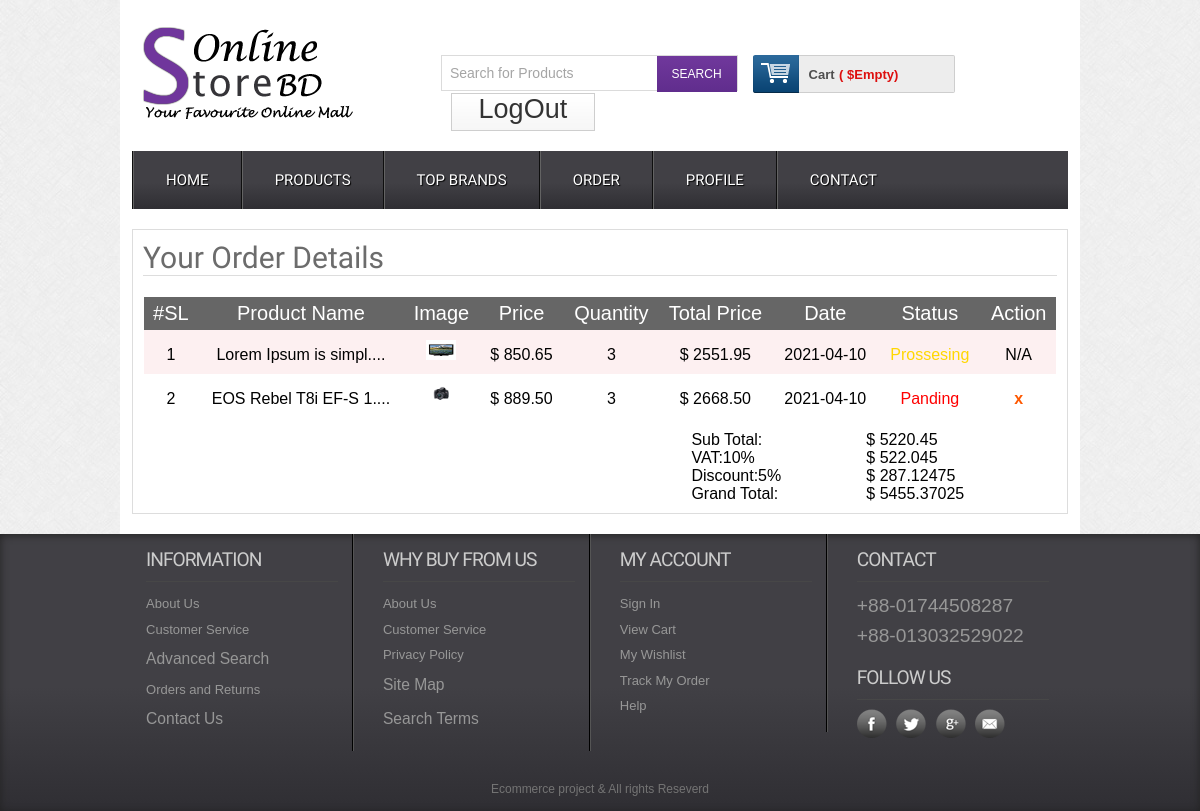
Screenshot of /order.php (signed in) with the database file from the repository.
### tables this page shows
CREATE TABLE `ordertable` (
  `id` int(11) NOT NULL,
  `customarId` int(11) NOT NULL,
  `productId` int(11) NOT NULL,
  `productName` varchar(255) NOT NULL,
  `quantity` int(11) NOT NULL,
  `price` float(10,2) NOT NULL,
  `totalPrice` float(10,2) NOT NULL,
  `image` varchar(255) NOT NULL,
  `date` timestamp NOT NULL DEFAULT current_timestamp(),
  `status` int(11) NOT NULL DEFAULT 0
);

### classes/customar.php (called while the page is built, shortened)
<?php
$filepath= realpath(dirname(__FILE__));
require_once ($filepath.'/../lib/database.php');
require_once ($filepath.'/../helper/format.php');
?>
<?php
    class Customar{
    private $conn;
    function __construct()
    {
        $this->conn= new Database();
    }
    public function orderList($id){
        $olQuery= "SELECT ordertable.*, date(date) as dat FROM ordertable WHERE customarId='$id' ORDER BY date";
        $orderlistresult= $this->conn->select($olQuery);
        return $orderlistresult;
    }
}
?>

### lib/database.php (called while the page is built, shortened)
<?php
Class Database{
 public $db;
function __construct()
{
    $this->host= "localhost";
    $this->user= "root";
    $this->pass= "";
    $this->dbname= "ecoproject";
    $this->db= new mysqli($this->host,$this->user,$this->pass,$this->dbname);
}
public function select($query){
    $result = $this->db->query($query) or die($this->db->error.__LINE__);
    if ($result->num_rows > 0) {
        return $result;
    }else{
        return false;
    }
}
}

### lib/session.php (called while the page is built, shortened)
<?php
class Session{
    public static function get($name){
        if (isset($_SESSION[$name])) {
            return $_SESSION[$name];
        }else{
            return false;
        }
    }
}
?>

### helper/format.php (called while the page is built, shortened)
<?php
class Format{
    public function textShorten($text, $limit=400){
        $text = substr($text,0,$limit);
        $text = $text."....";
        return $text;
    }
}
?>

### order.php (the view, shortened to what this page needs)
<?php
include "inc/header.php";
?>
 <div class="main">
    <div class="content">
    	<div class="cartoption">
			<div class="cartpage">
			    	<h2 style="width: 100%;">Your Order Details</h2>
						<table class="tblone">
							<tr>
							    <th>#SL</th>
								<th>Product Name</th>
								<th>Image</th>
								<th>Price</th>
								<th>Quantity</th>
								<th>Total Price</th>
								<th>Date</th>
								<th>Status</th>
								<th>Action</th>
							</tr>
							<?php
				 $id = Session::get('id');
                 $orderlist= $cus->orderList($id);
                 $sl=0;
                 if ($orderlist) {
                 while ($orderRow= $orderlist->fetch_assoc()) {
                     $sl++;
				?>
							<tr>
								<td><b><?php echo $sl?></b></td>
								<td title="<?php echo $orderRow['productName']; ?>"><?php echo $fm->textShorten($orderRow['productName'], 20);?></td>
								<td><img src="admin/uploads/<?php echo $orderRow['image'];?>" alt=""/></td>
								<td>$ <?php echo $orderRow['price'];?></td>
								<td><?php echo $orderRow['quantity'];?></td>
								<td>$ <?php echo  $orderRow['totalPrice'];  ?></td>
								<td> <?php echo  $orderRow['dat'];  ?></td>
								<td><?php
                                  if ( $orderRow['status'] == 0) {
                                     echo "<span style='color:red'>Panding</span>";
                                  } elseif ( $orderRow['status']== 1) {
                                    echo "<span style='color:gold'>Prossesing</span>";
                                  }elseif ( $orderRow['status']== 2) {
                                    echo "<span style='color:green'>Shift</span>";
                                  }
                                     ?>
                                     <?php
                                    if ($orderRow['status']== 0 ) { ?>
                                       <td><a onclick="return confirm('You Want to deleted This product'); " href="?cusid=<?php echo $orderRow['customarId'];?>&pid=<?php echo $orderRow['productId'];?>">x</a></td>
                                  <?php  }else{?>
                                                <td>N/A</td>
                                            <?php }?>
							</tr>
				<?php } } else{ ?>
							<?php header('location:404.php');
						}?>
					   </table>
					<table style="float:right; text-align:left; width:40%;">
					<?php
						 $id = Session::get('id');
                         $orderlist= $cus->orderList($id);
                         $total= 0;
                         if ($orderlist) {
                         while ($orderRow= $orderlist->fetch_assoc()) {
                            $total += $orderRow['totalPrice'];
                         }
					?>
					<tr>
						<th>Sub Total: </th>
						<td>$ <?php  echo $total; ?></td>
					</tr>
					<tr>
						<th>VAT:10%</th>
						<td>$ <?php
                        $vat= $total * 0.1;
                        $withVat= $vat + $total;
                         echo $vat?></td>
					</tr>
					<tr>
						<th>Discount:5%</th>
						<td>$ <?php
                        $dis= $withVat * .05;
                         echo $dis; ?></td>
					</tr>
					<tr>
						<th>Grand Total: </th>
						<td>$
						<?php
						$grandT= ($vat + $total)-$dis;
						echo $grandT;
						?></td>
					</tr>
					<?php }?>
					</table>
					</div>
    	</div>
    </div>
 </div>
</div>
<?php
include "inc/footer.php";
?>

### css/style.css (style rules this page uses)
html,body,div,span,applet,object,iframe,h1,h2,h3,h4,h5,h6,p,blockquote,pre,a,abbr,acronym,address,big,cite,code,del,dfn,em,img,ins,kbd,q,s,samp,small,strike,strong,sub,sup,tt,var,b,u,i,dl,dt,dd,ol,nav ul,nav li,fieldset,form,label,legend,table,caption,tbody,tfoot,thead,tr,th,td,article,aside,canvas,details,embed,figure,figcaption,footer,header,hgroup,menu,nav,output,ruby,section,summary,time,mark,audio,video { margin:0;padding:0;border:0;font-size:100%;font:inherit;vertical-align:baseline; }
table { border-collapse:collapse;border-spacing:0; }
a { text-decoration:none; }
img { max-width:100%; }
body { font-family:Arial, Helvetica, sans-serif; background:url(../images/body_bg3.jpg); }
.content { padding:20px 0; background:#FFF; }
.content h2 { font-size:23px; color:#6C6C6C; font-family: 'Monda', sans-serif; }
.cartpage { border: 1px solid #ddd; overflow: hidden; padding: 10px; }
.cartpage h2 { border-bottom: 1px solid #ddd; font-size: 30px; margin-bottom: 20px; width: 141px; }
.tblone { border: 1px solid #fff; margin-bottom: 12px; width: 100%; }
.tblone th { background: #666 none repeat scroll 0 0; color: #fff; font-size: 20px; padding: 5px 8px; text-align: center; }
.tblone td { padding:10px;text-align:center; }
table.tblone tr:nth-child(2n+1) { background:#fff;height:30px; }
table.tblone tr:nth-child(2n) { background:#fdf0f1;height:30px; }
table.tblone a { color: #fe5800; font-weight: bold; text-decoration: none; }
table.tblone img { height: 20px; width: 30px; }

### rows the page displays
ordertable: productName "Lorem Ipsum is simpl....", image (picture), price "850.65", quantity "3", totalPrice "2551.95", dat "2021-04-10", status "Prossesing"
ordertable: productName "EOS Rebel T8i EF-S 1....", image (picture), price "889.50", quantity "3", totalPrice "2668.50", dat "2021-04-10", status "Panding"

### other values shown
$total "5220.45"
$vat "522.045"
$dis "287.12475"
$grandT "5455.37025"
